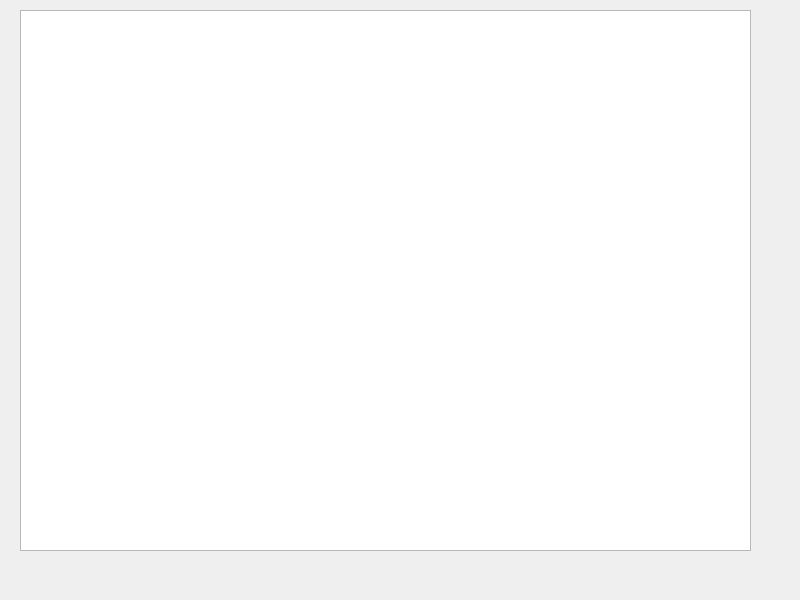
<?xml version="1.0" encoding="UTF-8"?>
<ui version="4.0">
 <class>MainWindow</class>
 <widget class="QMainWindow" name="MainWindow">
  <property name="geometry">
   <rect>
    <x>0</x>
    <y>0</y>
    <width>800</width>
    <height>600</height>
   </rect>
  </property>
  <property name="windowTitle">
   <string>MainWindow</string>
  </property>
  <widget class="QWidget" name="centralwidget">
   <widget class="QTableWidget" name="tableWidget">
    <property name="geometry">
     <rect>
      <x>20</x>
      <y>10</y>
      <width>731</width>
      <height>541</height>
     </rect>
    </property>
   </widget>
  </widget>
 </widget>
 <resources/>
 <connections/>
</ui>
